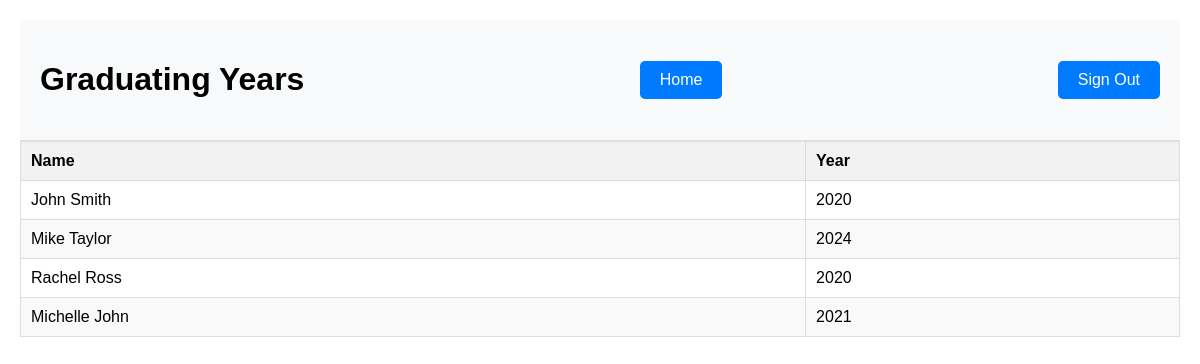
The app's page /member/years with its own data.
### members/models.py (models this page shows, shortened)
class Student(models.Model):
    name = models.CharField(max_length=255)
    age = models.IntegerField()
    enrollment_year = models.ForeignKey(Class, on_delete=models.SET_NULL, null=True, default=2020)
    college_degree = models.ForeignKey(Disciple, on_delete=models.SET_NULL, null=True, default="degree")

class Class(models.Model):
    year = models.IntegerField(default=2020)

### members/views.py (the view)
# urls.py: path('years', members_views.years_page, name='years')
def years_page(request):
    all_student = members_models.Student.objects.all()
    context = {
        'all_student': all_student,
    }
    return render(request, 'years.html', context)

### templates/years.html (shortened to what this page needs)
<!DOCTYPE html>
<html lang="en">
<head>
</head>
<body>
    <header class="page-header">
        <h1>Graduating Years</h1>
        <a href="{% url 'homepage' %}" class="home-button">Home</a>
        <a href="{% url 'logout_user' %}" class="signout-button">Sign Out</a>
    </header>
    <table>
        <thead>
        <tr>
            <th>Name</th>
            <th>Year</th>
        </tr>
        </thead>
        <tbody>
        {% for student in all_student %}
            <tr>
                <td>{{ student.name }}</td>
                <td>{{ student.enrollment_year.year }}</td>
            </tr>
        {% endfor %}
        </tbody>
    </table>
</body>
</html>

### templates/years.html (style rules this page uses)
body { font-family: Arial, sans-serif; margin: 20px; }
table { width: 100%; border-collapse: collapse; }
th, td { padding: 10px; border: 1px solid #ddd; text-align: left; }
th { background-color: #f2f2f2; }
tr:nth-child(even) { background-color: #f9f9f9; }
.page-header { display: flex; justify-content: space-between; align-items: center; padding: 20px; background-color: #f8f9fa; border-bottom: 1px solid #e0e0e0; }
.signout-button { display: inline-block; padding: 10px 20px; font-size: 16px; color: #fff; background-color: #007bff; border: none; border-radius: 5px; text-decoration: none; cursor: pointer; }
.home-button { display: inline-block; padding: 10px 20px; font-size: 16px; color: #fff; background-color: #007bff; border: none; border-radius: 5px; text-decoration: none; cursor: pointer; }

### records on screen
Student: name "John Smith", enrollment_year.year "2020"
Student: name "Mike Taylor", enrollment_year.year "2024"
Student: name "Rachel Ross", enrollment_year.year "2020"
Student: name "Michelle John", enrollment_year.year "2021"
